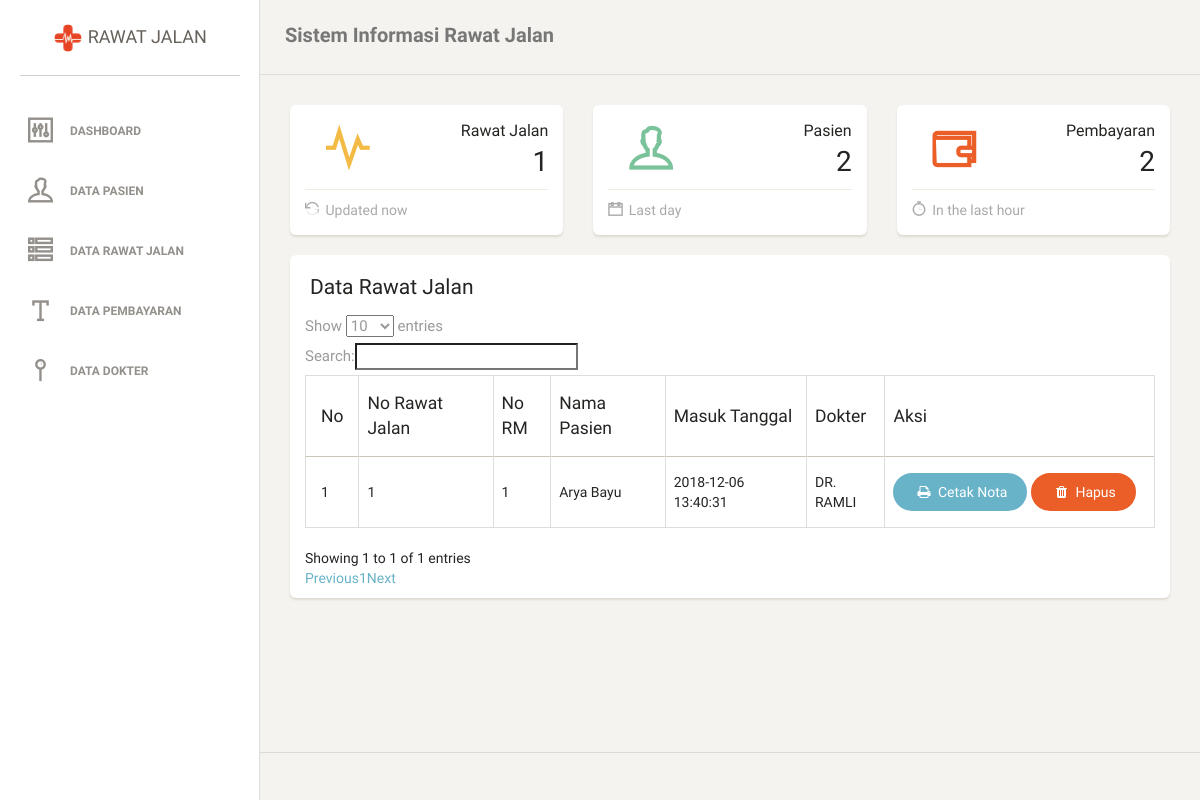
The page / on the database its author committed.
### tables this page shows
CREATE TABLE `tb_rawat_jalan` (
  `no_rj` int(11) NOT NULL,
  `pembayaran` varchar(255) NOT NULL,
  `no_asuransi` varchar(200) NOT NULL,
  `penanggung_jawab` varchar(200) NOT NULL,
  `kadaluarsa` datetime NOT NULL,
  `kelas` varchar(255) NOT NULL,
  `unit` varchar(200) NOT NULL,
  `cara_masuk` varchar(200) NOT NULL,
  `id_pasien` varchar(200) NOT NULL,
  `id_dokter` varchar(200) NOT NULL,
  `tarif` double NOT NULL,
  `created` datetime NOT NULL DEFAULT CURRENT_TIMESTAMP,
  `updated` datetime NOT NULL DEFAULT CURRENT_TIMESTAMP ON UPDATE CURRENT_TIMESTAMP,
  `deleted` int(11) NOT NULL DEFAULT '0'
);

CREATE TABLE `tb_pasien` (
  `no_rm` int(11) NOT NULL,
  `nama_pasien` varchar(255) NOT NULL,
  `alamat_pasien` varchar(200) NOT NULL,
  `jenis_kelamin` varchar(200) NOT NULL,
  `tempat_lahir` varchar(255) NOT NULL,
  `tanggal_lahir` date NOT NULL,
  `no_hp` varchar(200) NOT NULL,
  `status` enum('Dilayani','Tidak dilayani') NOT NULL,
  `created` datetime NOT NULL DEFAULT CURRENT_TIMESTAMP,
  `updated` datetime NOT NULL DEFAULT CURRENT_TIMESTAMP ON UPDATE CURRENT_TIMESTAMP,
  `deleted` int(11) NOT NULL DEFAULT '0'
);

CREATE TABLE `tb_dokter` (
  `no_dokter` int(11) NOT NULL,
  `nama_dokter` varchar(200) NOT NULL,
  `alamat_dokter` varchar(200) NOT NULL,
  `created` datetime NOT NULL DEFAULT CURRENT_TIMESTAMP,
  `updated` datetime NOT NULL DEFAULT CURRENT_TIMESTAMP ON UPDATE CURRENT_TIMESTAMP,
  `deleted` int(11) NOT NULL DEFAULT '0'
);

### application/controllers/Admin.php (called while the page is built, shortened)
<?php
class Admin extends CI_Controller {
	public function __construct()
	{
		$this->load->model(array('Rawat_model'));
	}
	public function index()
	{
		$data['main_view'] = 'dashboard';
		$data['rawat'] = $this->Rawat_model->data_rawat_jalan();
		$this->load->view('template',$data);
	}
}

### index.php (called while the page is built, shortened)
<?php
require_once BASEPATH.'core/CodeIgniter.php';

### application/models/Rawat_model.php (called while the page is built, shortened)
<?php
class Rawat_model extends CI_Model {
	public function data_rawat_jalan()
	{
		return $this->db->select('tb_rawat_jalan.*,tb_pasien.nama_pasien,tb_pasien.no_rm,tb_dokter.nama_dokter')
						->from('tb_rawat_jalan')
						->join('tb_pasien','tb_rawat_jalan.id_pasien=tb_pasien.no_rm')
						->join('tb_dokter','tb_rawat_jalan.id_dokter=tb_dokter.no_dokter')
						->get()
						->result();
	}
}

### application/views/dashboard.php (the view, shortened to what this page needs)
<div class="container-fluid">
    <div class="row">
            <div class="col-lg-4 col-sm-6">
                <div class="card">
                    <div class="content">
                        <div class="row">
                            <div class="col-xs-5">
                                <div class="icon-big icon-warning text-center">
                                    <i class="ti-pulse"></i>
                                </div>
                            </div>
                            <div class="col-xs-7">
                                <div class="numbers">
                                    <p>Rawat Jalan</p>
                                    <?php echo $this->db->count_all_results('tb_rawat_jalan');?>
                                </div>
                            </div>
                        </div>
                        <div class="footer">
                            <hr />
                            <div class="stats">
                                <i class="ti-reload"></i> Updated now
                            </div>
                        </div>
                    </div>
                </div>
            </div>
            <div class="col-lg-4 col-sm-6">
                <div class="card">
                    <div class="content">
                        <div class="row">
                            <div class="col-xs-5">
                                <div class="icon-big icon-success text-center">
                                    <i class="ti-user"></i>
                                </div>
                            </div>
                            <div class="col-xs-7">
                                <div class="numbers">
                                    <p>Pasien</p>
                                    <?php echo $this->db->count_all_results('tb_pasien');?>
                                </div>
                            </div>
                        </div>
                        <div class="footer">
                            <hr />
                            <div class="stats">
                                <i class="ti-calendar"></i> Last day
                            </div>
                        </div>
                    </div>
                </div>
            </div>
            <div class="col-lg-4 col-sm-6">
                <div class="card">
                    <div class="content">
                        <div class="row">
                            <div class="col-xs-5">
                                <div class="icon-big icon-danger text-center">
                                    <i class="ti-wallet"></i>
                                </div>
                            </div>
                            <div class="col-xs-7">
                                <div class="numbers">
                                    <p>Pembayaran</p>
                                    <?php echo $this->db->count_all_results('tb_pembayaran');?>
                                </div>
                            </div>
                        </div>
                        <div class="footer">
                            <hr />
                            <div class="stats">
                                <i class="ti-timer"></i> In the last hour
                            </div>
                        </div>
                    </div>
                </div>
            </div>
        </div>
        <div class="row">
            <div class="col-md-12">
                <div class="card">
                    <div class="header">
                        <h4 class="title">Data Rawat Jalan</h4>
                    </div>
                    <div class="content">
                        <table id="projectdashboard" class="table table-striped table-bordered nowrap tb" style="width:100%">
                            <thead>
                                <tr>
                                    <th>No</th>
                                    <th>No Rawat Jalan</th>
                                    <th>No RM</th>
                                    <th>Nama Pasien</th>
                                    <th>Masuk Tanggal</th>
                                    <th>Dokter</th>
                                    <th>Aksi</th>
                                    </tr>
                            </thead>
                            <tbody>
                                 <?php
                                $no = 0;
                                    foreach ($rawat as $data) {
                                        echo '<tr>
                                                <td>'.++$no.'</td>
                                                <td>'.$data->no_rj.'</td>
                                                <td>'.$data->no_rm.'</td>
                                                <td>'.$data->nama_pasien.'</td>
                                                <td>'.$data->created.'</td>
                                                <td>'.$data->nama_dokter.'</td>
                                                <td>
                                                    <a href="'.base_url().'index.php/admin/cetak_nota/'.$data->no_rj.'" class="btn btn-fill btn-info"><i class="fa fa-print"></i> Cetak Nota</a>
                                                    <a href="" class="btn btn-fill btn-danger"><i class="fa fa-trash"></i> Hapus</a>
                                                </td>
                                            </tr>';
                                        }
                                    ?>
                            </tbody>
                        </table>
                    </div>
                </div>
            </div>
        </div>
    </div>

### application/views/template.php (style rules this page uses)
body { max-width: 100%; }

### rows shown on the page
tb_rawat_jalan: no_rj "1", id_pasien.no_rm "1", id_pasien.nama_pasien "Arya Bayu", created "2018-12-06 13:40:31", id_dokter.nama_dokter "DR. RAMLI"

### other values the page prints
$this->db->count_all_results('tb_rawat_jalan') "1"
$this->db->count_all_results('tb_pasien') "2"
$this->db->count_all_results('tb_pembayaran') "2"
